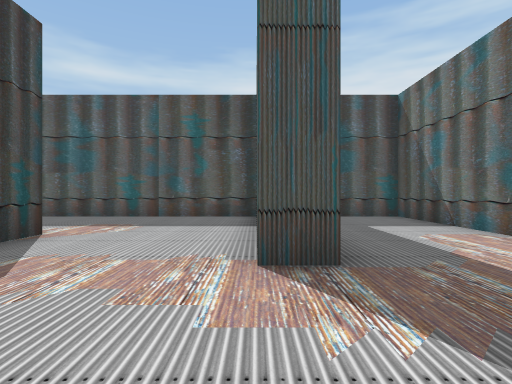
[1] (above)

21 first-person views from a walk through a scene from a Unity 3-D project. The camera is 1.3 m above the floor, looks level and sees 80° across. The floor is counted in squares, 2 m on a side. Each view is taken from the middle of a square. On the plan, view 1 faces up. The plan holds only what a view shows up to about 10 squares ahead; the rest is blank. The place goes on beyond the plan. The player character is not drawn. Some animated figures are not drawn. Some surface patterns are stand-ins.

[2]
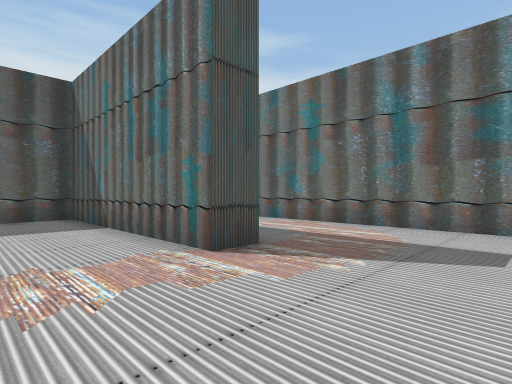

[3]
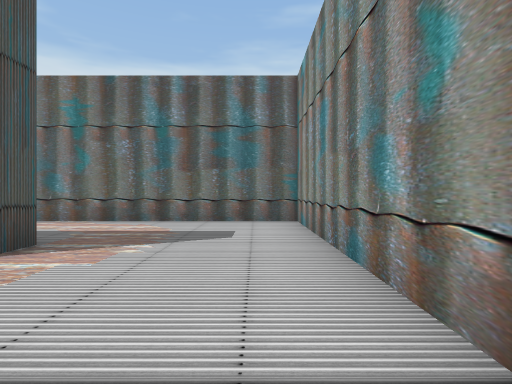

[4]
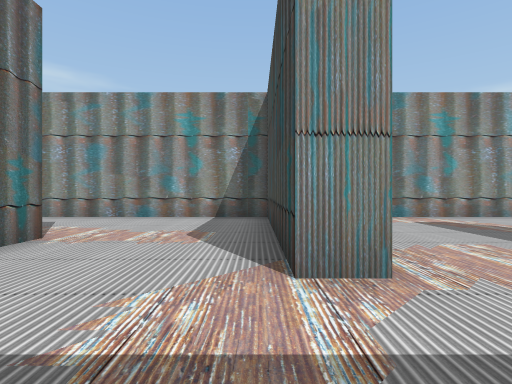

[5]
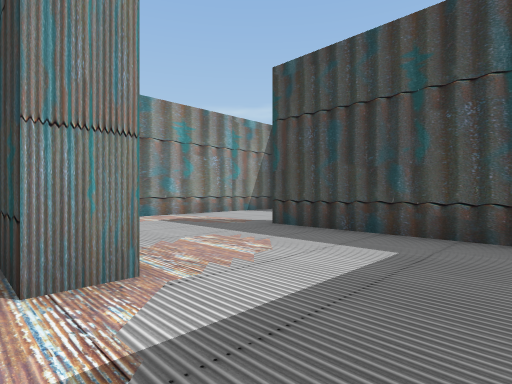

[6]
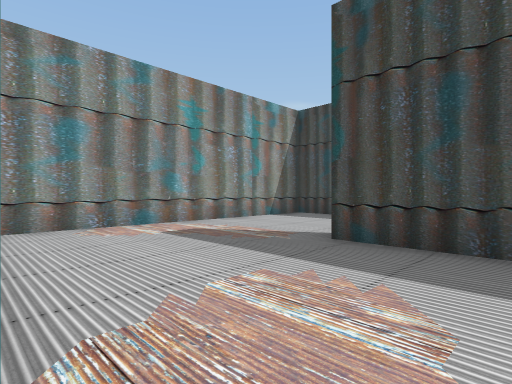

[7]
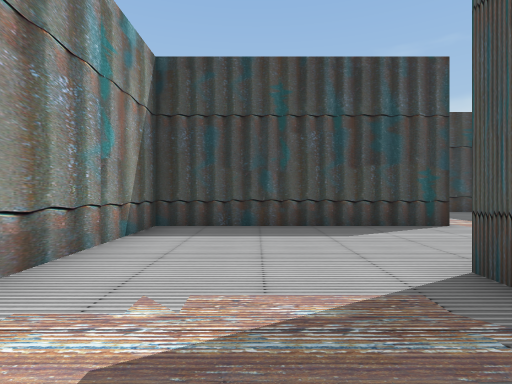

[8]
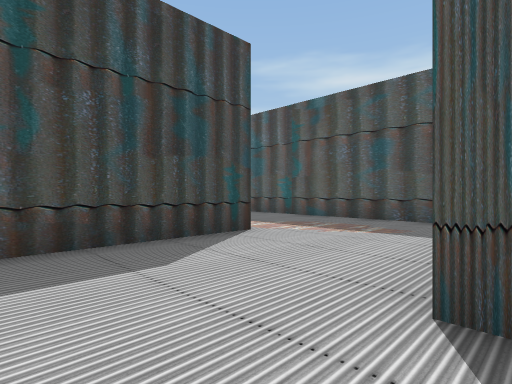

[9]
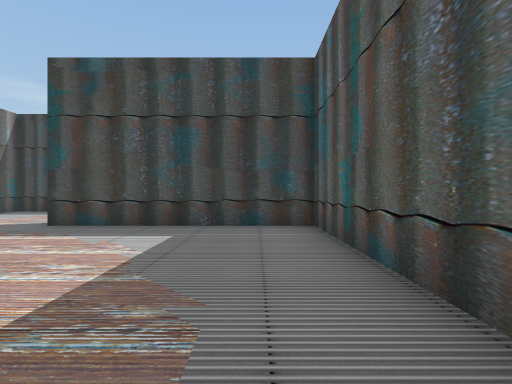

[10]
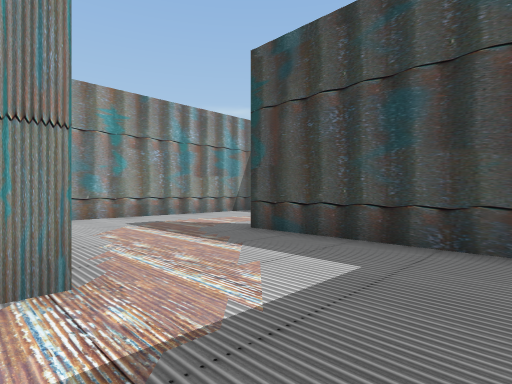

[11]
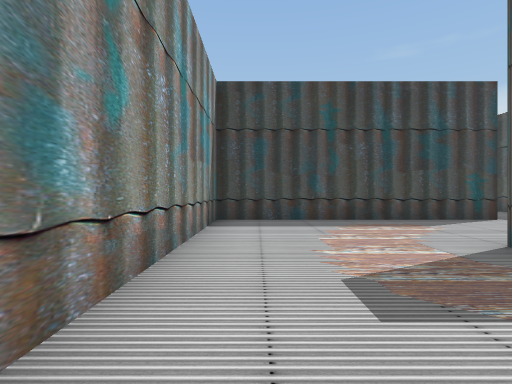

[12]
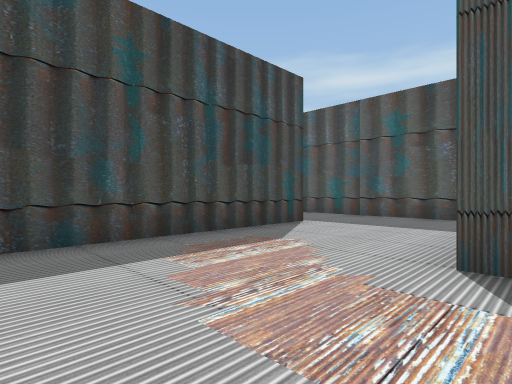

[13]
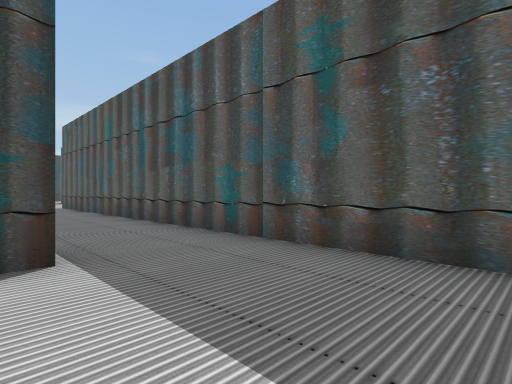

[14]
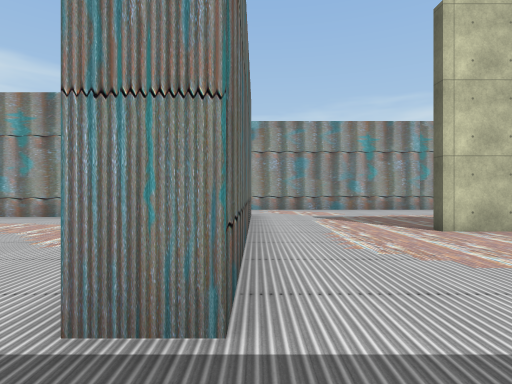

[15]
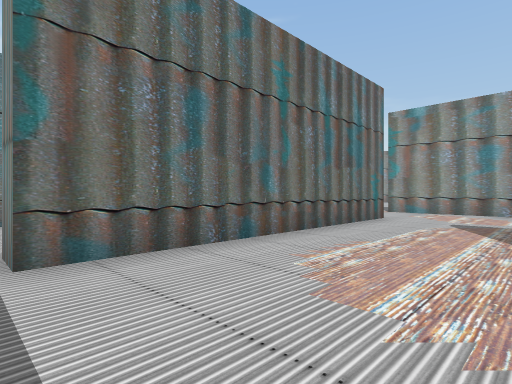

[16]
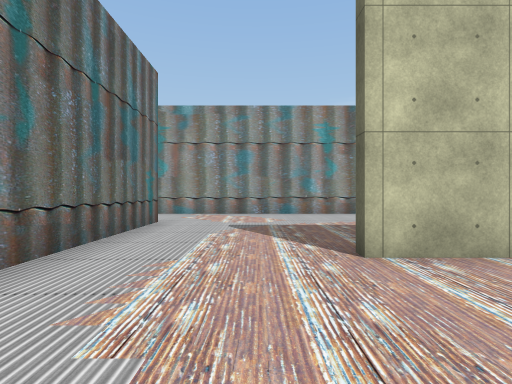

[17]
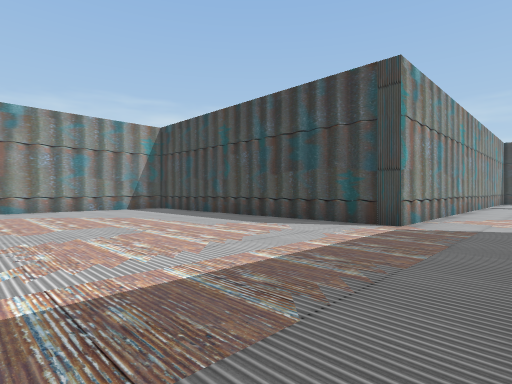

[18]
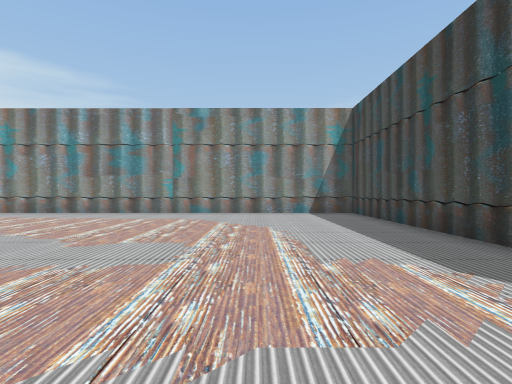

[19]
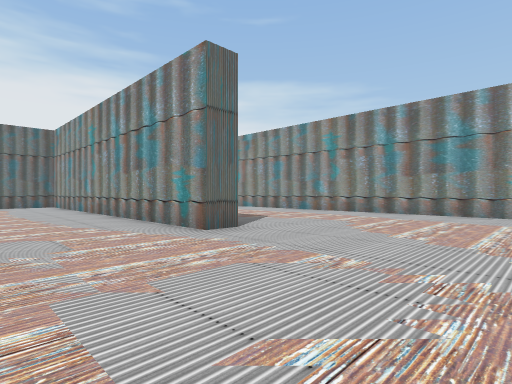

[20]
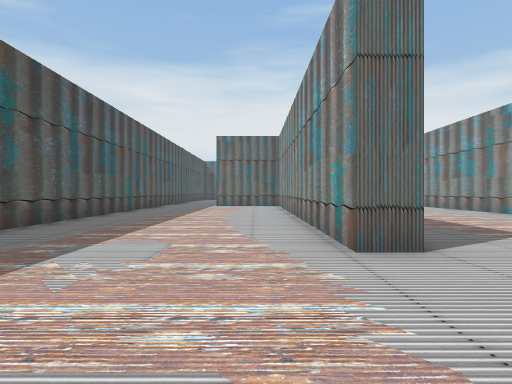

[21]
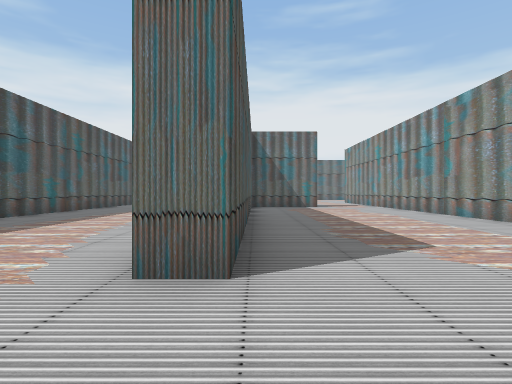

### Floor plan
Points are (right, up) in squares from view 1. A wall is a line through its corners. A room is listed if a view was taken in it or the views show most of it. See-through windows are left out.
Room 1 (views 1, 2, 3, 4, 5, 6, 7, 8, 9, 10, 11, 12, 13)
walls: (-8, 2.7) (-8.5, 2.7); (-11.8, 4.8) (-11.8, -0.9) (-4.5, -0.9); (-7.7, 6.6) (-7.7, 2.8); (-12.6, 4.7) (-12.1, 4.7); (-9.9, 8.1) (-15.9, 8.1) (-15.9, 2.9); (-4.1, 4.7) (-3.3, 4.7) (-3.3, -0.4); (-3.4, -0.9) (3.8, -0.9) (3.8, 8.1) (2.2, 8.1); (-17.2, 8.1) (-19.4, 8.1); (0.8, 2.7) (0, 2.7) (0, 8.1) (-5.8, 8.1); (-20.1, 5.6) (-20.1, -0.9) (-13.9, -0.9)
ways out: opening at (-20, 6.5) to room 2
Room 2 (views 14, 15, 16, 17, 18, 19, 20, 21)
walls: (-20.9, -1.6) (-20.9, 5.6) (-20.1, 5.6); (-4.2, -7.8) (-10.7, -7.8) (-10.7, -7.1) (-4, -7.1); (-6.6, -13.4) (-3, -13.4); (-3, -1.7) (-8.9, -1.7); (-26, -4.1) (-20.1, -4.1) (-20.1, -13.4) (-9, -13.4); (-25.6, 2) (-24, 2); (-19.4, 8.1) (-26.5, 8.1)
ways out: opening at (-20, 6.5) to room 1

Where each view was taken, in squares from view 1:
view 1: 0 up, 0 right, facing up
view 2: 0 up, 2 left, facing up-right
view 3: 0 up, 3 left, facing right
view 4: 7 up, 3 left, facing down
view 5: 7 up, 3 left, facing down-left
view 6: 5 up, 4 left, facing down-left
view 7: 1 up, 6 left, facing left
view 8: 1 up, 8 left, facing up-left
view 9: 7 up, 10 left, facing left
view 10: 7 up, 12 left, facing down-left
view 11: 0 up, 13 left, facing left
view 12: 0 up, 16 left, facing up-left
view 13: 5 up, 17 left, facing up-left
view 14: 7 up, 21 left, facing down
view 15: 6 up, 24 left, facing down-right
view 16: 5 up, 23 left, facing down
view 17: 2 down, 14 left, facing down-left
view 18: 4 down, 17 left, facing down
view 19: 4 down, 15 left, facing down-right
view 20: 6 down, 14 left, facing right
view 21: 8 down, 13 left, facing right
